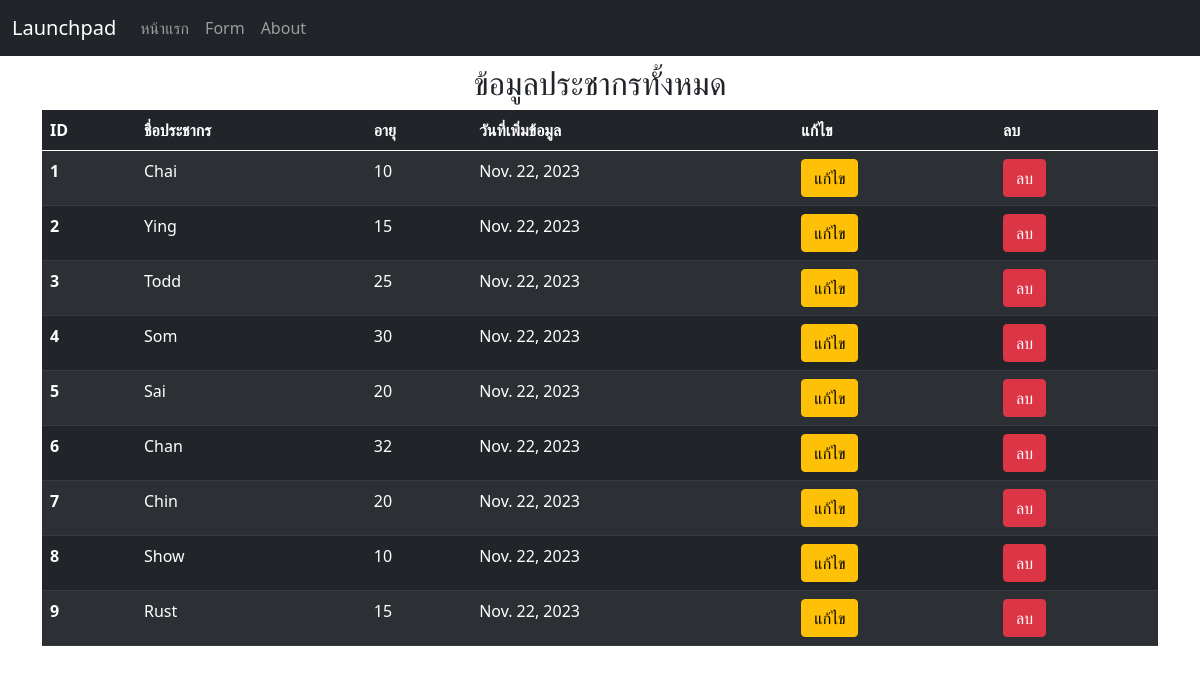
The page / on the database its author committed.
### myapp/models.py (models this page shows, shortened)
class Person(models.Model):
    name = models.CharField(max_length=100)
    age = models.IntegerField()
    date = models.DateField(auto_now_add=True)

### myapp/views.py (the view)
# urls.py: path('', views.index),
def index(request):
    all_person = Person.objects.all()
    return render(request,"index.html", {"all_person":all_person})

### myapp/templates/index.html (shortened to what this page needs)
{% extends "base.html" %}
{% block content %}
    <h2 class="text-center">ข้อมูลประชากรทั้งหมด</h2>
    <table class="table table-dark table-striped">
        <thead>
          <tr>
            <th scope="col">ID</th>
            <th scope="col">ชื่อประชากร</th>
            <th scope="col">อายุ</th>
            <th scope="col">วันที่เพิ่มข้อมูล</th>
            <th scope="col">แก้ไข</th>
            <th scope="col">ลบ</th>
          </tr>
        </thead>
        <tbody>
          {% for person in all_person %}
            <tr>
                <th scope="row">{{person.id}}</th>
                <td>{{person.name}}</td>
                <td>{{person.age}}</td>
                <td>{{person.date}}</td>
                <td><a href="edit/{{person.id}}" class="btn btn-warning">แก้ไข</a></td>
                <td>
                    <a href="delete/{{person.id}}"
                    class="btn btn-danger"
                    onclick="return confirm('คุณต้องการลบ {{person.name}} หรือไม่?')"
                    >
                    ลบ
                    </a>
                </td>
            </tr>
          {% endfor %}
        </tbody>
      </table>
{% endblock %}

### myapp/templates/base.html (shortened to what this page needs)
<!DOCTYPE html>
<html lang="en">
<head>
    <link href="https://cdn.jsdelivr.net/npm/bootstrap@5.0.2/dist/css/bootstrap.min.css" rel="stylesheet">
</head>
<body>
    <nav class="navbar navbar-expand-lg navbar-dark bg-dark">
        <div class="container-fluid">
          <a class="navbar-brand" href="/">Launchpad</a>
          <div class="collapse navbar-collapse" id="navbarNav">
            <ul class="navbar-nav">
              <li class="nav-item">
                <a class="nav-link" aria-current="page" href="/">หน้าแรก</a>
              </li>
              <li class="nav-item">
                <a class="nav-link" href="/form">Form</a>
              </li>
              <li class="nav-item">
                <a class="nav-link" href="/about">About</a>
              </li>
            </ul>
          </div>
        </div>
      </nav>
    <div class="container my-2">
        {% block content %}
        {% endblock %}
    </div>
</body>
</html>

### rows shown on the page
Person: id "1", name "Chai", age "10", date "Nov. 22, 2023"
Person: id "2", name "Ying", age "15", date "Nov. 22, 2023"
Person: id "3", name "Todd", age "25", date "Nov. 22, 2023"
Person: id "4", name "Som", age "30", date "Nov. 22, 2023"
Person: id "5", name "Sai", age "20", date "Nov. 22, 2023"
Person: id "6", name "Chan", age "32", date "Nov. 22, 2023"
Person: id "7", name "Chin", age "20", date "Nov. 22, 2023"
Person: id "8", name "Show", age "10", date "Nov. 22, 2023"
Person: id "9", name "Rust", age "15", date "Nov. 22, 2023"
